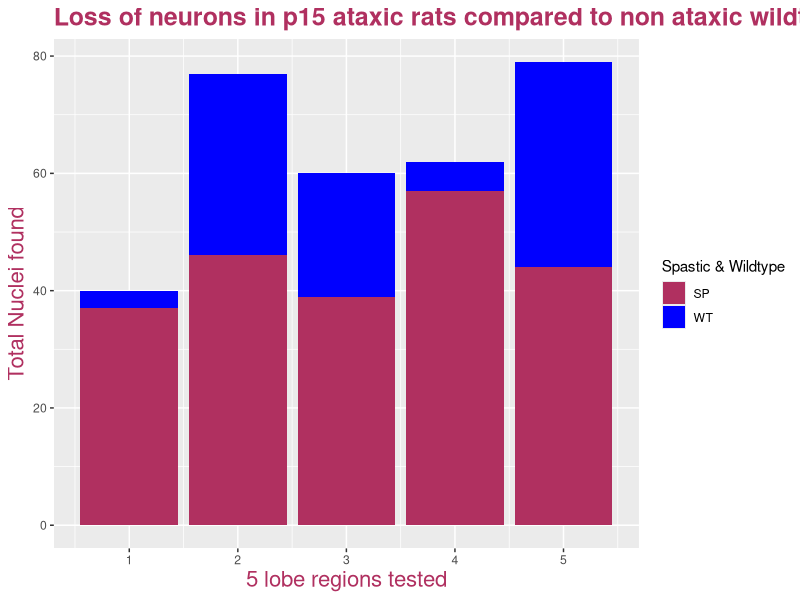
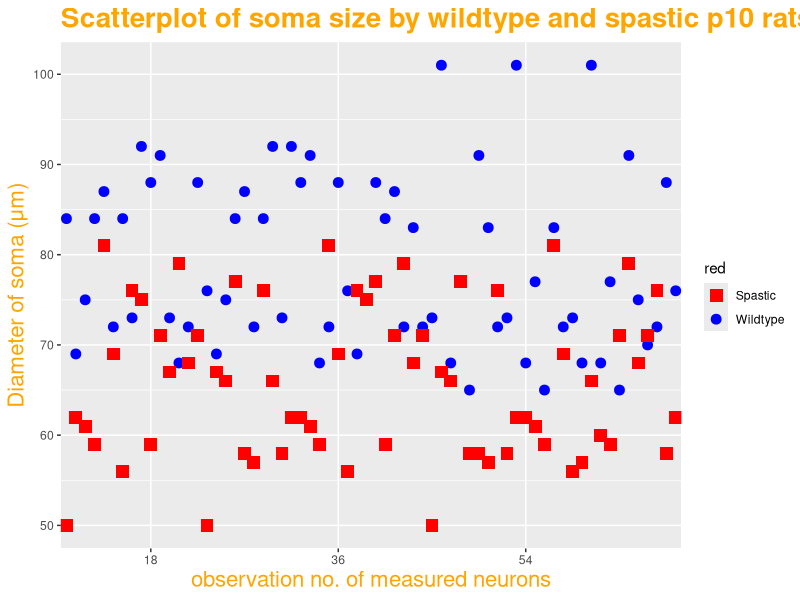

Write R code to recreate these figures, in order.
## ---- chunk 1
knitr::opts_chunk$set(echo = TRUE, warning = FALSE, message = FALSE)
## ---- chunk 2


# Load libraries
# Load first dataset "Total surviving neurons in 3 rat age groups"

library(ggplot2)
library(here)
library(tidyverse)
library(dplyr)
library(gganimate)

rat_age <- read.csv(here("Data", "rat_agetotalnuclei.csv"))

head(rat_age)  


plot <- ggplot(rat_age, aes(x = rat_age, y = total.nuclei)) +
  geom_col(aes(fill = factor(rat_age))) +
  scale_fill_manual(values = rainbow(length(unique(rat_age$rat_age)))) +
  scale_y_continuous(limits = c(0, 60))+
  xlab("Rat age group") +
  ylab("Total surviving nuclei") +
  theme(axis.title.y = element_text(color = "maroon", size = 16))+
  theme(axis.title.x = element_text(color = "maroon", size = 16))+
  labs(title = "Total Nuclei by rat age")+
  theme(plot.title = element_text(color = "maroon", size = 18, face = "bold"))
  theme_dark()

#plot

anim <- plot +
  transition_states(total.nuclei, transition_length = 2, state_length = 1) +
  enter_fade() +
  exit_fade()


animate(anim)  

## ---- chunk 3

### Loading 2nd dataset neuronal loss in 5 lobes

lobes <- read.csv(here("Data", "Neuronal_loss_5_lobes.csv"))

#glimpse(lobes)

head(lobes)

lobe<- ggplot(data = lobes, aes(x = Lobe.regions))+
  geom_col(aes(y = WT.total.nuclei, fill = "WT"), position = position_dodge(width = 0.9)) +
  geom_col(aes(y = SP.total.nuclei, fill = "SP"), position = position_dodge(width = 0.9)) +
  scale_fill_manual(values = c("maroon", "blue"), name = "Spastic & Wildtype") +
  theme(axis.title.y = element_text(color = "maroon", size = 16))+
  theme(axis.title.x = element_text(color = "maroon", size = 16))+
  xlab("5 lobe regions tested") +
  ylab("Total Nuclei found") +
  ggtitle("Loss of neurons in p15 ataxic rats compared to non ataxic wildtypes")+
  theme(plot.title = element_text(color = "maroon", size = 18, face = "bold"))


lobe

## ---- chunk 4

# Loading 3rd dataset for P10 rat soma size

soma_size <- read.csv(here("Data", "p10_soma_size.csv"))


soma_rounded <- round(soma_size, digits = 0)  ## rounding all values in both columns

#soma_rounded

head(soma_rounded)

somaround <- soma_rounded %>% rownames_to_column(var = "row_num") # using dplyr to add column with row numbers

somaplot <- ggplot(somaround, aes(x = row_num, y = Wildtype.P10)) + 
  geom_point(aes(color = "Wildtype"), size = 3) + 
  geom_point(aes(y = Spastic.P10, color = "Spastic"), shape = 15, fill = "red", size = 4) +
  scale_color_manual(values = c("Wildtype" = "blue", "Spastic" = "red")) +
  labs(x = "observation no. of measured neurons", y = "Diameter of soma (μm)", color = "red")+
  theme_gray()+
  theme(axis.title.y = element_text(color = "orange", size = 16))+
  theme(axis.title.x = element_text(color = "orange", size = 16))+
  scale_x_discrete(breaks = seq(0, nrow(somaround), by = 18))+
  ggtitle("Scatterplot of soma size by wildtype and spastic p10 rats")+
  theme(plot.title = element_text(color = "orange", size = 20, face = "bold"))
somaplot


animsoma <- ggplot(somaround, aes(x = row_num, y = Wildtype.P10)) + 
  geom_point(aes(color = "Wildtype"), size = 5) + 
  geom_point(aes(y = Spastic.P10, color = "Spastic"), shape = 17, fill = "red", size = 7) +
  scale_color_manual(values = c("Wildtype" = "blue", "Spastic" = "red")) +
  labs(x = "observation no. of measured neurons", y = "Diameter of soma (μm)", color = "red") +
  theme_gray()+
  theme(axis.title.y = element_text(size = 16))+
  theme(axis.title.x = element_text(size = 16))+
  scale_x_discrete(breaks = seq(0, nrow(somaround), by = 20))+
  ggtitle("Scatterplot of soma size by wildtype and spastic p10 rats")+
  theme(plot.title = element_text(color = "orange", size = 20, face = "bold"))
  

animated <- animsoma +
  transition_time(Spastic.P10) +
  ease_aes('linear')
animated
